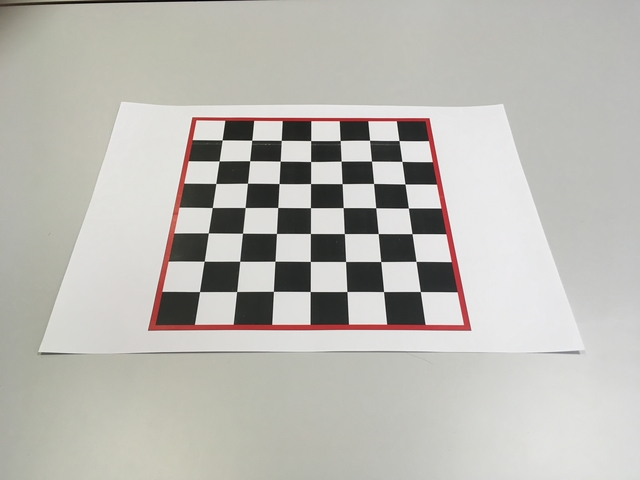
#> input picture perception/Old/PaoloAttempt0602/chessboardPrinted.jpg, 640 x 480 px, found by its file name
$ python edgeDetection.py
#> lines starting #> are read from the running program, lines starting #| are printed output that depends on the picture; after the words box and inside, x2 and y2 are one past the last pixel; in counts of white or black regions, pixels touching at a corner belong together
import numpy as np
import cv2

img = cv2.imread("chessboardPrinted.jpg",1)
#> img is the input picture: shape (480, 640, 3); mean B, G, R 179.6, 185.3, 186.9

hsv = cv2.cvtColor(img, cv2.COLOR_BGR2HSV)
#> hsv: shape (480, 640, 3); mean H, S, V 33.9, 12.4, 187.5
res,thresh = cv2.threshold(hsv[:,:,0], 25, 255, cv2.THRESH_BINARY_INV)
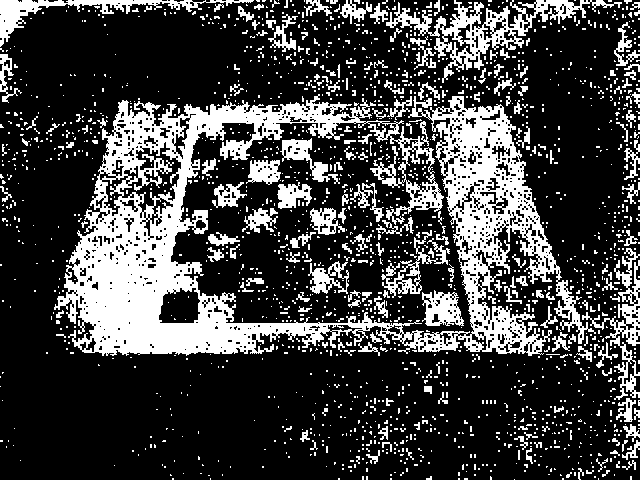
#> thresh: shape (480, 640); 25.7% white; 1814 white regions (1613 under 20 px), largest, box (x1, y1, x2, y2) and area: (54, 94, 596, 356) 45599, (386, 0, 622, 83) 4177, (0, 0, 254, 47) 2051
cv2.imshow("Thresh",thresh)

edges = cv2.Canny(img, 100, 70)
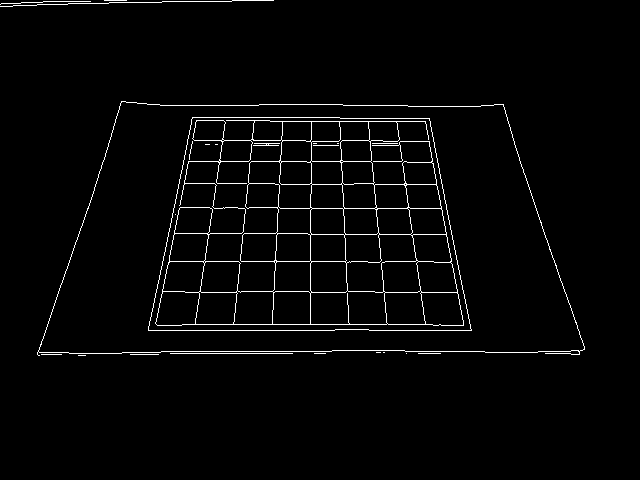
#> edges: shape (480, 640); 2.4% white in thin lines or dots, all inside (x1, y1, x2, y2) = (0, 0, 585, 356)
cv2.imshow("Canny",edges)

cv2.waitKey(0)
cv2.destroyAllWindows()
